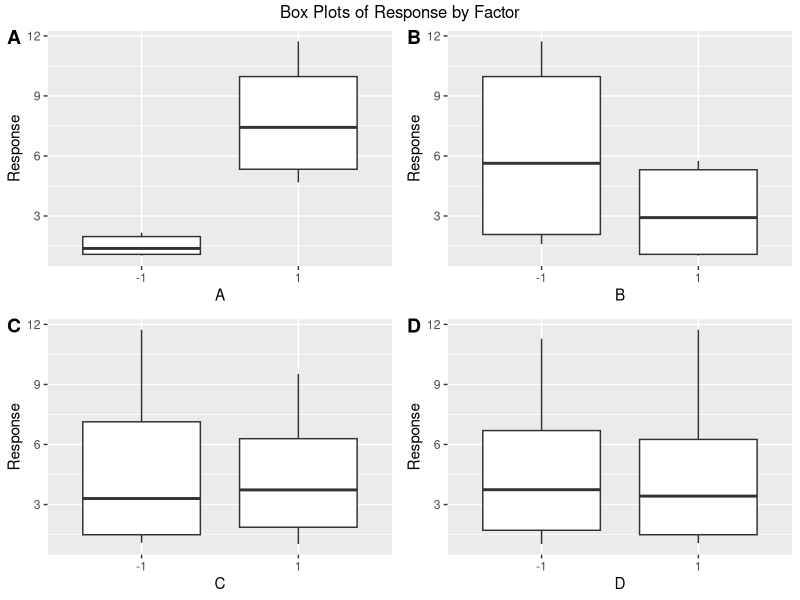
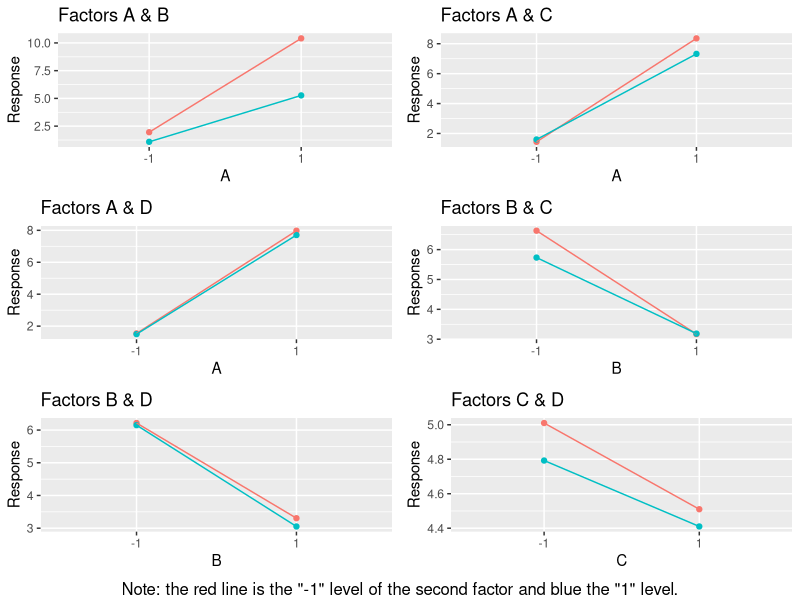
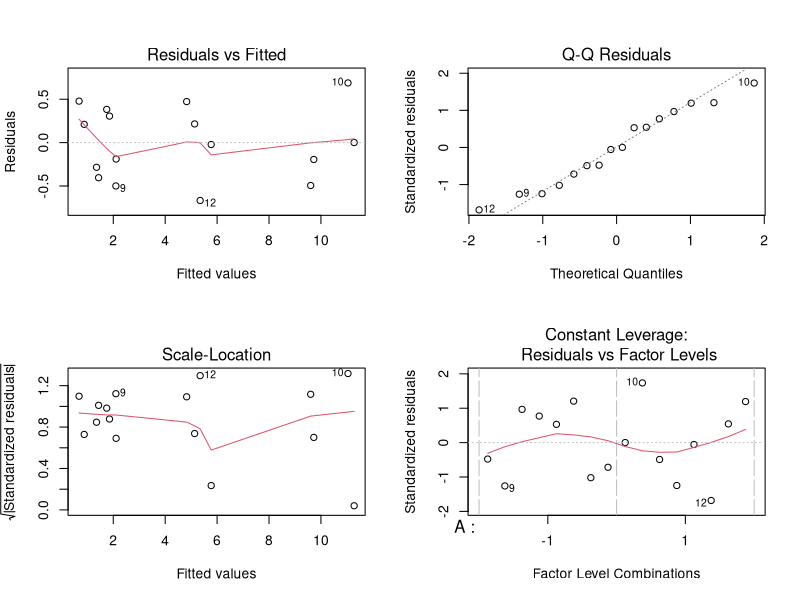

Write R code to recreate these figures, in order.
## ---- chunk 1
knitr::opts_chunk$set(echo = TRUE)
## ---- chunk 2
library(tidyverse)
library(ggpubr) # Note, we haven't used it yet in the course, but its a convenient package for combining multiple plots
## ---- chunk 3
# Read the data using read.csv
sim <- read.csv('./multi_factor.csv')
# Each of the levels of A, B, C, and D are read as integers, but they really need to be 
# understood as factors named "-1" and "1"
sim$A <- as.factor(sim$A)
sim$B <- as.factor(sim$B)
sim$C <- as.factor(sim$C)
sim$D <- as.factor(sim$D)

head(sim)
## ---- chunk 4
# There are many ways to do this!
# Visualizing 5-D data is hard!
# Here are some options:

# Box plots
# Note as we only have one replicate per treatment combination, we can really only view main effects:

# Make a boxplot for each of the Factors
Plot.A <- ggplot(sim) + geom_boxplot(aes(x = A, y = Response)) 
Plot.B <- ggplot(sim) + geom_boxplot(aes(x = B, y = Response)) 
Plot.C <- ggplot(sim) + geom_boxplot(aes(x = C, y = Response)) 
Plot.D <- ggplot(sim) + geom_boxplot(aes(x = D, y = Response)) 

# ggarrange (in ggpubr) allows you to combine multiple, disparate plots
# you simply list them as desired
ggarrange(Plot.A, Plot.B, Plot.C, Plot.D, 
          # You can choose the number of columns and rows
          ncol = 2, nrow = 2, 
          # You can label the plots as desired (or title them when you make them)
          labels = c('A', 'B', 'C', 'D')) %>% 
  # You can use piping to pass the plot to other ggpubr functions, e.g. annotate_figure
  # This provides a title for the entire plot
  annotate_figure(top = 'Box Plots of Response by Factor')

# You'll see something useful here: 
# 1) Note that within each boxplot, there are 8 x points, each from the variosu treatment combinations
#   that include the x axis factor at the indicated level
# 2) We can get an idea of which factors likely have an effect
#    For example, A almost assuredly has an effect; B might; C and D likely do not


# Trace Plots
# These are somewhat hard to do with many dimensions
# We can really only view 2-way interactions
# so we have to look at all the combinations
# Here we plot each set of choosing 2 factors out of A, B, C, and D
# We could also opt to look at the inverse version of these plots, but that is
# left as an exercise to the reader

# Produce trace plots, note that each group will have 4 x replicates from which to gather a mean
Plot.AB <- ggplot(sim, aes(x = A, y = Response, color = B, group = B)) + 
  stat_summary(fun = 'mean', geom = 'point') + 
  stat_summary(fun = 'mean', geom = 'line') + 
  ggtitle('Factors A & B')

Plot.AC <- ggplot(sim, aes(x = A, y = Response, color = C, group = C)) + 
  stat_summary(fun = 'mean', geom = 'point') + 
  stat_summary(fun = 'mean', geom = 'line') + 
  ggtitle('Factors A & C')

Plot.AD <- ggplot(sim, aes(x = A, y = Response, color = D, group = D)) + 
  stat_summary(fun = 'mean', geom = 'point') + 
  stat_summary(fun = 'mean', geom = 'line') + 
  ggtitle('Factors A & D')

Plot.BC <- ggplot(sim, aes(x = B, y = Response, color = C, group = C)) + 
  stat_summary(fun = 'mean', geom = 'point') + 
  stat_summary(fun = 'mean', geom = 'line') + 
  ggtitle('Factors B & C')

Plot.BD <- ggplot(sim, aes(x = B, y = Response, color = D, group = D)) + 
  stat_summary(fun = 'mean', geom = 'point') + 
  stat_summary(fun = 'mean', geom = 'line') + 
  ggtitle('Factors B & D')

Plot.CD <- ggplot(sim, aes(x = C, y = Response, color = D, group = D)) + 
  stat_summary(fun = 'mean', geom = 'point') + 
  stat_summary(fun = 'mean', geom = 'line') + 
  ggtitle('Factors C & D')

# Arrange the plots into a 3x2 grid
ggarrange(Plot.AB, Plot.AC, Plot.AD, Plot.BC, Plot.BD, Plot.CD, 
          ncol = 2, nrow = 3, 
          # Removed the legends as they take up much space
          legend = 'none') %>% 
  # Annotate what red and blue mean
  annotate_figure(bottom = 'Note: the red line is the "-1" level of the second factor and blue the "1" level.')

# We can use this to visualize something about the two way interactions and th effects of the factors
# Note that if the two lines are on top of each other (for example the A &D plot) it indicates the 
# second factor has almost no impact
# Note that if the lines are approximately horizontal, it shows the first factor has almost no impact
# We don't see that here, but if you used D as an x axis, you would likely see that
# Finally, note that if the lines cross, it indicates a significant interaction between the two factors
# We don't see that too significantly, but you do see it to some extent with A & B, as the distance between the lines
# closes for the two levels of A.
## ---- chunk 5
# Main effects
summary(aov(Response ~ . , data = sim))
# If we just consider main effects, we can say factors A and B are statistically significant.

# Main Effects + 2nd Order
summary(aov(Response ~ . + .:., data = sim))
# If we include 2nd order interactions, we say factors A and B are statistically significant
# Also, the AB interaction is significant

# Main Effects + 2nd order + 3rd order
summary(aov(Response ~ . + .:. + .:.:. , data = sim))
# If we include 3rd order interactions, we only can claim that factor A is statistically significant

# Main Effects + 2nd order + 3rd order + 4th order
summary(aov(Response ~ . + .:. + .:.:. + .:.:.:., data = sim))
# If we attempt to include 4th order interactions we run into a problem:
# We do not have enough degrees of freedom to estimate the residuals and therefore
# We cannot get an F value and a corresponding p-value
# We simply cannot do this analysis at this level of fidelity!
## ---- chunk 6
# I chose the 2nd order model as it allows for a number of DF on the error
# and corresponds to what we see visually with the data

sim.aov.2 <- aov(Response ~ . + .:., data = sim)
par(mfrow = c(2,2))
plot(sim.aov.2)

#Nothing in the plots indicates that we have failed assumptions, but we can check numerically

# Normality
shapiro.test(sim.aov.2$residuals)
# We fail to reject that the residuals are normally distributed

# Homoskedasticity
bartlett.test(sim.aov.2$residuals, sim$A)
bartlett.test(sim.aov.2$residuals, sim$B)
bartlett.test(sim.aov.2$residuals, sim$C)
bartlett.test(sim.aov.2$residuals, sim$D)
# we fail to reject that the residuals do not have constant variance against the factors
